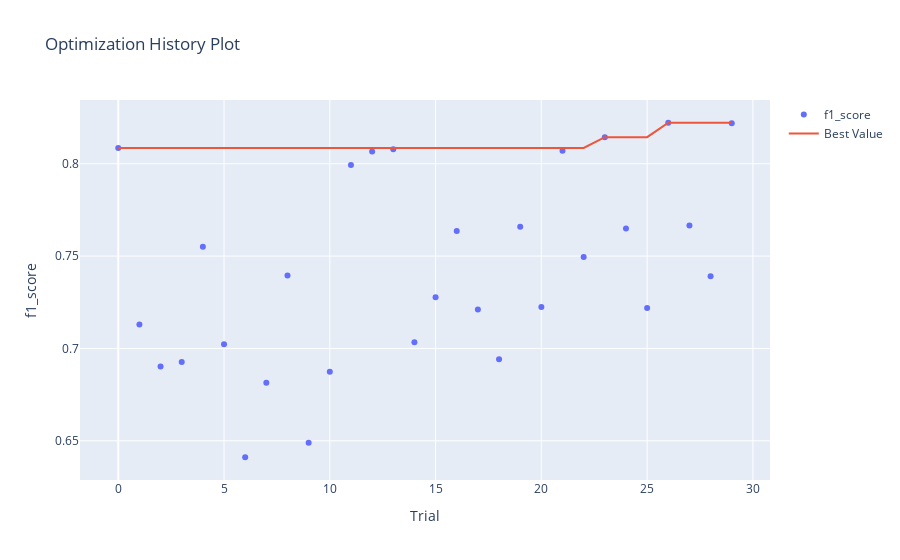

The notebook cell saved with this chart:
### Markdown cell above
График истории оптимизации - отображает количество испытаний на оси Х и метрику на оси Y.

Следует использовать эту диаграмму, чтобы проверить, идет ли оптимизация гиперпараметров в правильном направлении или нет.

### Code cell
optuna.visualization.plot_optimization_history(study, target_name="f1_score")

### Figure 1 — Plotly figure (JSON) as saved in the notebook; plotly's stock layout.template omitted (floating-point values rounded to 4 significant figures)
{"data": [{"mode": "markers", "name": "f1_score", "type": "scatter", "x": [0, 1, 2, 3, 4, 5, 6, 7, 8, 9, 10, 11, 12, 13, 14, 15, 16, 17, 18, 19, 20, 21, 22, 23, 24, 25, 26, 27, 28, 29], "y": [0.8085, 0.7129, 0.6902, 0.6927, 0.755, 0.7023, 0.6411, 0.6815, 0.7395, 0.6489, 0.6873, 0.7994, 0.8067, 0.8079, 0.7033, 0.7278, 0.7636, 0.7211, 0.6941, 0.7659, 0.7225, 0.807, 0.7495, 0.8144, 0.765, 0.7219, 0.8222, 0.7665, 0.739, 0.822]}, {"mode": "lines", "name": "Best Value", "type": "scatter", "x": [0, 1, 2, 3, 4, 5, 6, 7, 8, 9, 10, 11, 12, 13, 14, 15, 16, 17, 18, 19, 20, 21, 22, 23, 24, 25, 26, 27, 28, 29], "y": [0.8085, 0.8085, 0.8085, 0.8085, 0.8085, 0.8085, 0.8085, 0.8085, 0.8085, 0.8085, 0.8085, 0.8085, 0.8085, 0.8085, 0.8085, 0.8085, 0.8085, 0.8085, 0.8085, 0.8085, 0.8085, 0.8085, 0.8085, 0.8144, 0.8144, 0.8144, 0.8222, 0.8222, 0.8222, 0.8222]}, {"marker": {"color": "#cccccc"}, "mode": "markers", "name": "Infeasible Trial", "showlegend": false, "type": "scatter", "x": [], "y": []}], "layout": {"title": {"text": "Optimization History Plot"}, "xaxis": {"title": {"text": "Trial"}}, "yaxis": {"title": {"text": "f1_score"}}}}
